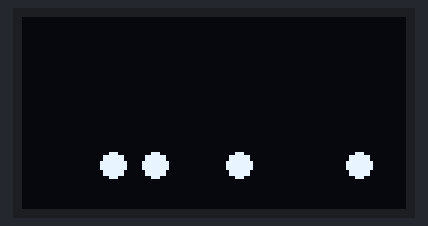
Simulated run of this sketch. Board: Arduino Uno, built with avr-gcc and run on an emulated ATmega328P. Shown: 128×64 one-colour display. Random numbers use the default seed unless the sketch sets one; what the sketch prints to the serial monitor is not drawn.

Above: at 0.63 s.
At 5.25 s:
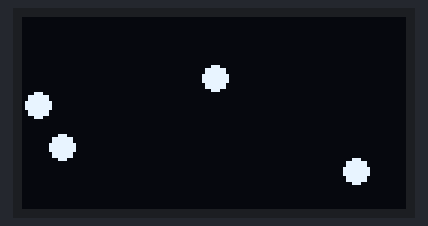
At 10.18 s:
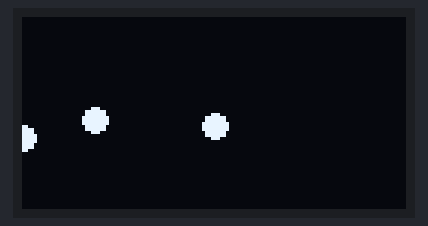
At 20.04 s:
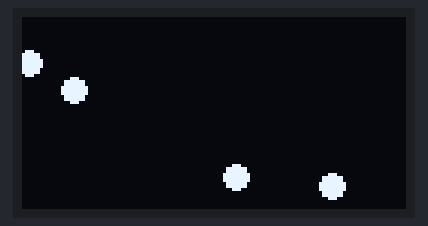
At 29.9 s:
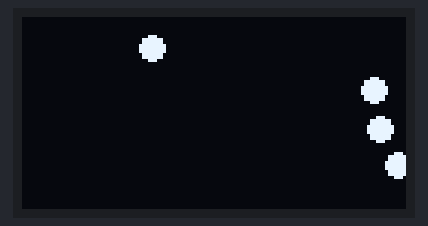
At 39.75 s:
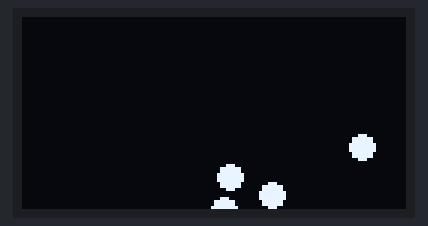

The sketch:

gravity_worm.ino
```cpp
//////////////////////////
//      LIBRARIES       //
//////////////////////////
#include <SPI.h>
#include <Wire.h>
#include <Adafruit_GFX.h>
#include <Adafruit_SSD1306.h>
#include <EEPROM.h> // To store on EEPROM Memory

#define SCREEN_WIDTH 128 // OLED display width, in pixels
#define SCREEN_HEIGHT 64 // OLED display height, in pixels


// Declaration for an SSD1306 display connected to I2C (SDA, SCL pins)
// The pins for I2C are defined by the Wire-library.
// On an arduino UNO:       A4(SDA), A5(SCL)
// On an arduino MEGA 2560: 20(SDA), 21(SCL)
// On an arduino LEONARDO:   2(SDA),  3(SCL), ...
#define OLED_RESET     4 // Reset pin # (or -1 if sharing Arduino reset pin)
#define SCREEN_ADDRESS 0x3C ///< See datasheet for Address; 0x3D for 128x64, 0x3C for 128x32
Adafruit_SSD1306 display(SCREEN_WIDTH, SCREEN_HEIGHT, &Wire, OLED_RESET);

#define NUMBER_OF_FLAKES 4
#define XPOS 0
#define YPOS 1
#define DELTAY 2
#define DIRECTION 3

float GRAVITY = 1;

int8_t flake, flakes[NUMBER_OF_FLAKES][4];

void setup() {
  Serial.begin(9600);

  // SSD1306_SWITCHCAPVCC = generate display voltage from 3.3V internally
  if (!display.begin(SSD1306_SWITCHCAPVCC, SCREEN_ADDRESS)) {
    Serial.println(F("SSD1306 allocation failed"));
    for (;;); // Don't proceed, loop forever
  }

  // Clear the buffer
  display.clearDisplay();

  // Draw a single pixel in white
  display.drawPixel(display.width() / 2, display.height() / 2, SSD1306_WHITE);

  // Show the display buffer on the screen. You MUST call display() after
  // drawing commands to make them visible on screen!
  display.display();
  delay(50);
  display.clearDisplay();

  display.fillRect(display.width() / 2, display.height() / 2, 4, 4, SSD1306_WHITE);
  display.display();
  delay(100);


  // Initialize 'snowflake' positions
  for (flake = 0; flake < NUMBER_OF_FLAKES; flake++) {
    flakes[flake][XPOS]   = random(1 , display.width());
    flakes[flake][YPOS]   = 64;
    flakes[flake][DIRECTION] = 1;
    flakes[flake][DELTAY] = 6;
    Serial.print(F("x: "));
    Serial.print(flakes[flake][XPOS], DEC);
    Serial.print(F(" y: "));
    Serial.print(flakes[flake][YPOS], DEC);
    Serial.print(F(" dy: "));
    Serial.println(flakes[flake][DELTAY], DEC);
    Serial.print(F(" dir: "));
    Serial.println(flakes[flake][DIRECTION], DEC);
  }
}


void loop() {

  display.clearDisplay();

  // Draw each flake
  for (flake = 0; flake < NUMBER_OF_FLAKES; flake++) {
    display.fillCircle(flakes[flake][XPOS], flakes[flake][YPOS], 4, SSD1306_WHITE);
  }
  display.display();

  // Update coordinates
  for (flake = 0; flake < NUMBER_OF_FLAKES; flake++) {
    flakes[flake][DELTAY] -= (GRAVITY*flakes[flake][DIRECTION]);

    if (flakes[flake][DELTAY] <= 2) {
      flakes[flake][DIRECTION] = 1;
    }
    flakes[flake][YPOS] -=  flakes[flake][DIRECTION]*(flakes[flake][DELTAY]);

    // if flakes is off bottom
    if (flakes[flake][YPOS] > (random(0, 20) + display.height())) {
      flakes[flake][YPOS] = 64;
      flakes[flake][XPOS] = random(0, display.width());
      flakes[flake][DELTAY] = random(6, 12);
      flakes[flake][DIRECTION] = 1;
    }
  }


}
```
